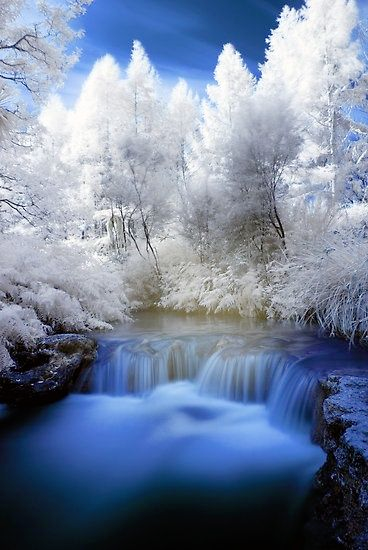
#> input picture 11092021-lab/img.png, 368 x 550 px
$ python 518H0003-Ex2.py
#> lines starting #> are read from the running program, lines starting #| are printed output that depends on the picture
"""
Name: 518H0003-Ex2.py
Author: Quoc Cuong Nguyen
Contact: cuongbo2000@icloud.com
Time: 09/11/2021 15:48
Desc:
"""
import cv2
import numpy as np

img = cv2.imread('img.png',0)
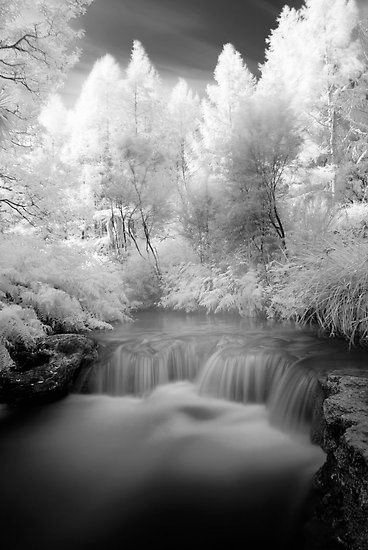
#> img: shape (550, 368); min 0, max 255, mean 129.9

noise_img = np.zeros((550, 368))
cv2.randu(noise_img, 0, 256)

noisy_gray = img + np.array(0.2*noise_img, dtype=np.uint8)
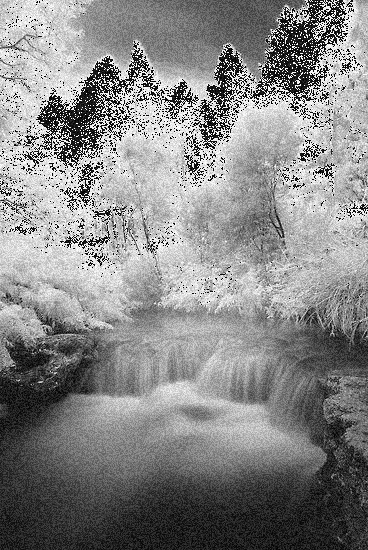
#> noisy_gray: shape (550, 368); min 0, max 255, mean 135.1

kernel = np.ones((5,5),np.float32)/25
img_blur = cv2.filter2D(noisy_gray,-1,kernel)
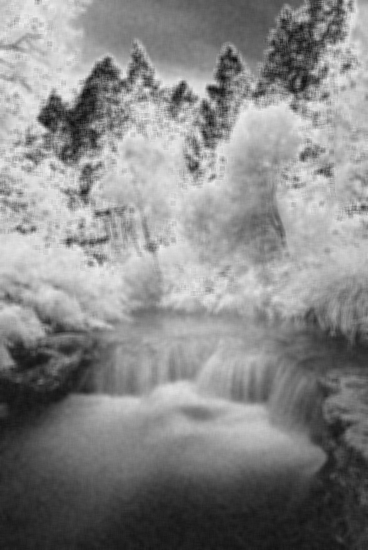
#> img_blur: shape (550, 368); min 15, max 240, mean 135.1
img_blur_avg = cv2.blur(noisy_gray,ksize=(5,5))
img_blur_guass = cv2.GaussianBlur(noisy_gray,ksize=(5,5),sigmaX=0,sigmaY=0)
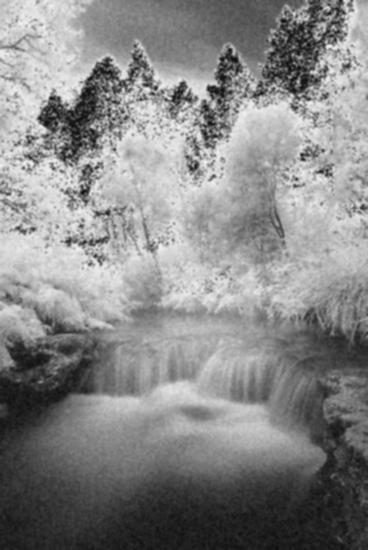
#> img_blur_guass: shape (550, 368); min 14, max 243, mean 135.1
img_blur_median = cv2.medianBlur(noisy_gray,ksize=5)
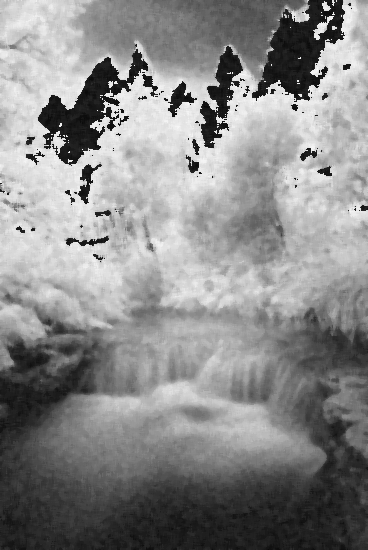
#> img_blur_median: shape (550, 368); min 8, max 248, mean 137.3
img_blur_bil = cv2.bilateralFilter(noisy_gray,d=9,sigmaColor= 75,sigmaSpace = 75)
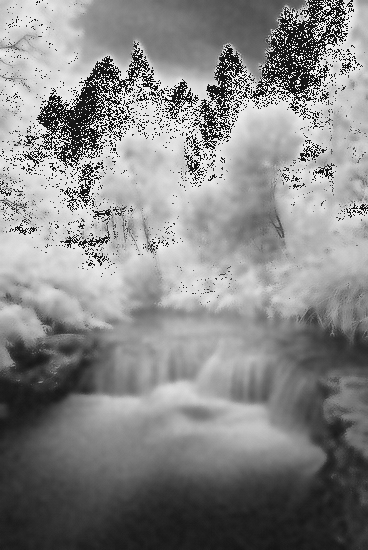
#> img_blur_bil: shape (550, 368); min 8, max 248, mean 135.5

cv2.imshow('Before',img)
cv2.imshow('Noise Image',noisy_gray)

cv2.imshow('filter 2D Blur',img_blur)
cv2.imshow('Avg Blur',img_blur_avg)
cv2.imshow('Gaussian Blur',img_blur_guass)
cv2.imshow('Median Blur',img_blur_median)
cv2.imshow('Bilateral Blur',img_blur_bil)
cv2.waitKey(0)
cv2.destroyAllWindows()
